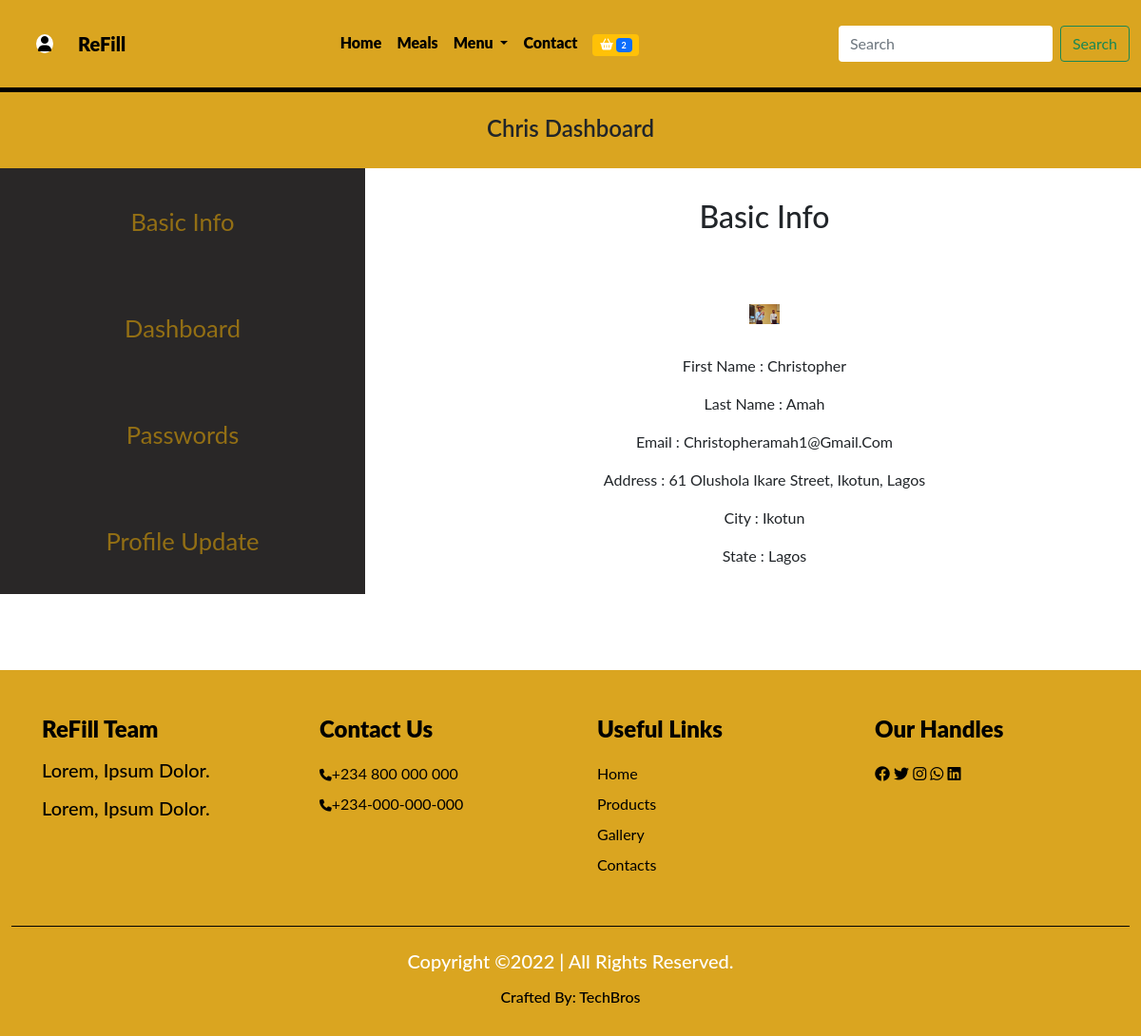
Screenshot of /profile (signed in) with the database file from the repository.
### dashboard/models.py (models this page shows, shortened)
class Profile(models.Model):
    user = models.OneToOneField(User, on_delete=models.CASCADE)
    first_name = models.CharField(max_length=250)
    last_name = models.CharField(max_length=250)
    email = models.EmailField(max_length=250)
    phone = models.CharField(max_length=20)
    address = models.CharField(max_length=250)
    city = models.CharField(max_length=250)
    state = models.CharField(max_length=250)
    profile_pix = models.ImageField(upload_to= 'dashboard', default='dashboard/avatar.jpg')

### techbro/views.py (the view)
# urls.py: path('profile', profile, name='profile'),
@login_required(login_url='signin')
def profile(request):
    profile_data = Profile.objects.get(user__username = request.user.username)
    context = {
        'profile_data':profile_data
    }
    return render(request, 'dashboard.html', context)

### techbro/context_processor.py (called while the page is built)
def cartcount(request):
    count = Shopcart.objects.filter(user__username = request.user.username, paid= False)
    user1 = user__username = 1
    itemcount = 0
    for item in count:
        itemcount += user1
    context = {
        'itemcount': itemcount,
    }
    return context

### techbro/templates/dashboard.html (shortened to what this page needs)
{% extends 'base.html' %}
{% block header %} {% include 'header.html' %}{% endblock header %}
{% block content %}
<div class="dashhead">
    <h2>{{profile_data.user.username|title}} Dashboard</h2>
</div>
<section class="bigger">
    <div class="row text-center">
       {% include 'dash_sidebar.html' %}
        <div class="col-5 col-sm-6 col-md-3 col-lg-2 col-xl-8 base">
            <div class="basic">
                <div class="basicheader">
                    <h2>Basic Info</h2>
                </div>
                <div class="profileicon">
                    <img src="{{profile_data.profile_pix.url}}">
                </div>
                <div class="info">
                    <p>First Name : {{profile_data.first_name|title}}</p>
                    <p>Last Name  : {{profile_data.last_name|title}}</p>
                    <p>Email : {{profile_data.email|title}}</p>
                    <p>Address : {{profile_data.address|title}}</p>
                    <p>City : {{profile_data.city|title}}</p>
                    <p>State : {{profile_data.state|title}}</p>
                </div>
            </div>
        </div>
      </div>
</section>
{% endblock content %}
{% block footer %} {% include 'footer.html' %}{% endblock footer %}

### techbro/static/css/dash.css (style rules this page uses)
* { box-sizing: border-box; margin: 0; padding: 0; }
.dashhead { background-color: goldenrod; height: 5rem; }
.dashhead h2 { font-size: 1.5rem; font-weight: 600; text-transform: capitalize; text-align: center; padding-top: 1.5rem; }
.basicheader h2 { font-size: 2rem; margin-top: 2rem; }
.profileicon img { width: 2rem; margin-top: 4rem; }
.basic .info { font-size: 1rem; margin-top: 2rem; }

### techbro/static/css/index.css (style rules this page uses)
* { margin: 0; padding: 0; box-sizing: border-box; }

### techbro/static/css/nedu.css (style rules this page uses)
* { padding: 0; margin: 0; box-sizing: border-box; }
:root { --body: white; --navbody: pink; --navbar: #0f0f0ffb; --text: #f8aa02; --navback: #003566; --moon: black; }
body { font-family: 'Lato', sans-serif; background: var(--body); }

### techbro/static/css/style.css (style rules this page uses)
* { margin: 0; padding: 0; box-sizing: border-box; }

### rows the page displays
Profile: user.username "Chris", profile_pix (picture), first_name "Christopher", last_name "Amah", email "Christopheramah1@Gmail.Com", address "61 Olushola Ikare Street, Ikotun, Lagos", city "Ikotun", state "Lagos"

### other values shown
{{ itemcount }} "2"
